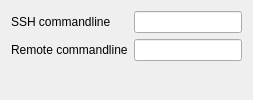
<?xml version="1.0" encoding="UTF-8"?>
<ui version="4.0">
 <class>ConfigWidget</class>
 <widget class="QWidget" name="ConfigWidget">
  <layout class="QFormLayout" name="formLayout">
   <item row="0" column="0">
    <widget class="QLabel" name="label_cmdln">
     <property name="text">
      <string>SSH commandline</string>
     </property>
    </widget>
   </item>
   <item row="1" column="0">
    <widget class="QLabel" name="label_remote_cmdln">
     <property name="text">
      <string>Remote commandline</string>
     </property>
    </widget>
   </item>
   <item row="0" column="1">
    <widget class="QLineEdit" name="lineEdit_cmdln"/>
   </item>
   <item row="1" column="1">
    <widget class="QLineEdit" name="lineEdit_remote_cmdln"/>
   </item>
  </layout>
 </widget>
 <resources/>
 <connections/>
</ui>
